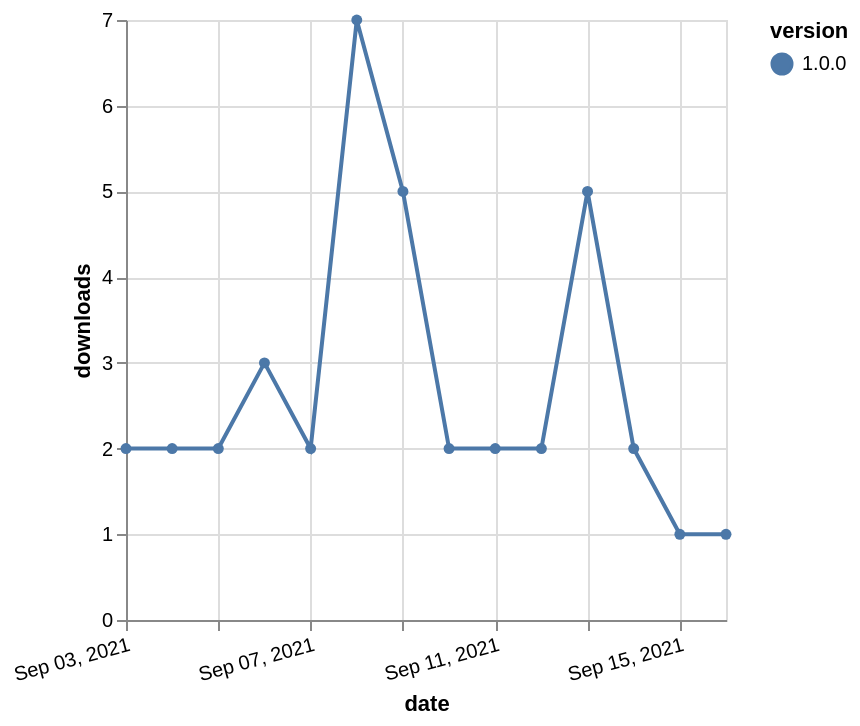

The Vega-Lite source for this figure:
### Vega-Lite specification from a JSON file in a GitHub repository (floating-point values rounded to 4 significant figures)
{"$schema": "https://vega.github.io/schema/vega-lite/v5.json", "description": "A simple bar chart with embedded data.", "data": {"values": [{"date": "2021-09-03", "total": 3016, "delta": 2, "version": "1.0.0"}, {"date": "2021-09-04", "total": 3018, "delta": 2, "version": "1.0.0"}, {"date": "2021-09-05", "total": 3020, "delta": 2, "version": "1.0.0"}, {"date": "2021-09-06", "total": 3023, "delta": 3, "version": "1.0.0"}, {"date": "2021-09-07", "total": 3025, "delta": 2, "version": "1.0.0"}, {"date": "2021-09-08", "total": 3032, "delta": 7, "version": "1.0.0"}, {"date": "2021-09-09", "total": 3037, "delta": 5, "version": "1.0.0"}, {"date": "2021-09-10", "total": 3039, "delta": 2, "version": "1.0.0"}, {"date": "2021-09-11", "total": 3041, "delta": 2, "version": "1.0.0"}, {"date": "2021-09-12", "total": 3043, "delta": 2, "version": "1.0.0"}, {"date": "2021-09-13", "total": 3048, "delta": 5, "version": "1.0.0"}, {"date": "2021-09-14", "total": 3050, "delta": 2, "version": "1.0.0"}, {"date": "2021-09-15", "total": 3051, "delta": 1, "version": "1.0.0"}, {"date": "2021-09-16", "total": 3052, "delta": 1, "version": "1.0.0"}]}, "width": "container", "mark": {"type": "line", "point": {"filled": true}}, "encoding": {"x": {"field": "date", "type": "temporal", "timeUnit": "yearmonthdate", "title": "date", "axis": {"labelAngle": -15}}, "y": {"field": "delta", "type": "quantitative", "title": "downloads"}, "color": {"field": "version", "type": "nominal"}, "tooltip": {"field": "delta"}}}
